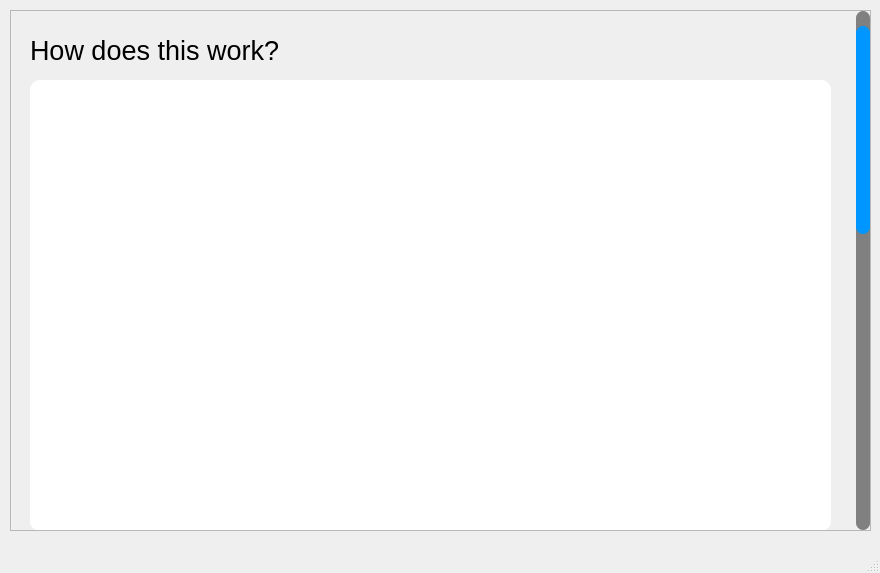
<?xml version="1.0" encoding="UTF-8"?>
<ui version="4.0">
 <class>SpecHelpWindow</class>
 <widget class="QMainWindow" name="SpecHelpWindow">
  <property name="geometry">
   <rect>
    <x>0</x>
    <y>0</y>
    <width>880</width>
    <height>573</height>
   </rect>
  </property>
  <property name="windowTitle">
   <string>Help Window</string>
  </property>
  <property name="styleSheet">
   <string notr="true"/>
  </property>
  <widget class="QWidget" name="centralwidget">
   <widget class="QScrollArea" name="scrollArea">
    <property name="geometry">
     <rect>
      <x>10</x>
      <y>10</y>
      <width>861</width>
      <height>521</height>
     </rect>
    </property>
    <property name="styleSheet">
     <string notr="true">QScrollBar{
	border:none;
}
QScrollBar:vertical {
	border: none;
    background: gray;
    width: 14px;
    margin: 15px 0 15px 0;
	border-radius: 0px;
 }

QScrollBar::handle:vertical {	
	background-color: #0096ff;
	min-height: 30px;
	border-radius: 7px;
}
QScrollBar::handle:vertical:hover{	
	background-color: rgb(28, 113, 216);

}
QScrollBar::handle:vertical:pressed {	
	background-color: rgb(28, 113, 216);
}

QScrollBar::sub-line:vertical {
	border: none;
	background-color:gray;
	height: 15px;
	border-top-left-radius: 7px;
	border-top-right-radius: 7px;
	subcontrol-position: top;
	subcontrol-origin: margin;
}
QScrollBar::sub-line:vertical:hover {	
	background-color: black;
}
QScrollBar::sub-line:vertical:pressed {	
	background-color: black;
}

QScrollBar::add-line:vertical {
	border: none;
	background-color: gray;
	height: 15px;
	border-bottom-left-radius: 7px;
	border-bottom-right-radius: 7px;
	subcontrol-position: bottom;
	subcontrol-origin: margin;
}
QScrollBar::add-line:vertical:hover {	
	background-color: black;
}
QScrollBar::add-line:vertical:pressed {	
	background-color: black;
}



</string>
    </property>
    <property name="widgetResizable">
     <bool>true</bool>
    </property>
    <widget class="QWidget" name="scrollAreaWidgetContents">
     <property name="geometry">
      <rect>
       <x>0</x>
       <y>0</y>
       <width>845</width>
       <height>1218</height>
      </rect>
     </property>
     <property name="styleSheet">
      <string notr="true"/>
     </property>
     <layout class="QVBoxLayout" name="verticalLayout">
      <item>
       <widget class="QFrame" name="frame">
        <property name="minimumSize">
         <size>
          <width>0</width>
          <height>1200</height>
         </size>
        </property>
        <property name="styleSheet">
         <string notr="true">border:none;
background-color:transparent;</string>
        </property>
        <property name="frameShape">
         <enum>QFrame::StyledPanel</enum>
        </property>
        <property name="frameShadow">
         <enum>QFrame::Raised</enum>
        </property>
        <widget class="QLabel" name="label">
         <property name="geometry">
          <rect>
           <x>10</x>
           <y>550</y>
           <width>301</width>
           <height>41</height>
          </rect>
         </property>
         <property name="font">
          <font>
           <pointsize>20</pointsize>
          </font>
         </property>
         <property name="styleSheet">
          <string notr="true"/>
         </property>
         <property name="text">
          <string>What is a Spectrogram?</string>
         </property>
        </widget>
        <widget class="QLabel" name="label_2">
         <property name="geometry">
          <rect>
           <x>10</x>
           <y>610</y>
           <width>671</width>
           <height>581</height>
          </rect>
         </property>
         <property name="styleSheet">
          <string notr="true">background-color:white;
padding:10px;
border-radius:10px;</string>
         </property>
         <property name="text">
          <string/>
         </property>
         <property name="pixmap">
          <pixmap>../../assets/spec_help.png</pixmap>
         </property>
         <property name="scaledContents">
          <bool>true</bool>
         </property>
        </widget>
        <widget class="QLabel" name="label_4">
         <property name="geometry">
          <rect>
           <x>10</x>
           <y>10</y>
           <width>301</width>
           <height>41</height>
          </rect>
         </property>
         <property name="font">
          <font>
           <pointsize>20</pointsize>
          </font>
         </property>
         <property name="styleSheet">
          <string notr="true"/>
         </property>
         <property name="text">
          <string>How does this work?</string>
         </property>
        </widget>
        <widget class="QLabel" name="label_3">
         <property name="geometry">
          <rect>
           <x>10</x>
           <y>60</y>
           <width>801</width>
           <height>451</height>
          </rect>
         </property>
         <property name="styleSheet">
          <string notr="true">background-color:white;
padding:2px;
border-radius:10px;</string>
         </property>
         <property name="text">
          <string/>
         </property>
         <property name="textFormat">
          <enum>Qt::AutoText</enum>
         </property>
         <property name="pixmap">
          <pixmap>../../assets/help_spec_synth.png</pixmap>
         </property>
         <property name="scaledContents">
          <bool>true</bool>
         </property>
        </widget>
       </widget>
      </item>
     </layout>
    </widget>
   </widget>
  </widget>
  <widget class="QMenuBar" name="menubar">
   <property name="geometry">
    <rect>
     <x>0</x>
     <y>0</y>
     <width>880</width>
     <height>22</height>
    </rect>
   </property>
  </widget>
  <widget class="QStatusBar" name="statusbar"/>
 </widget>
 <resources/>
 <connections/>
</ui>
